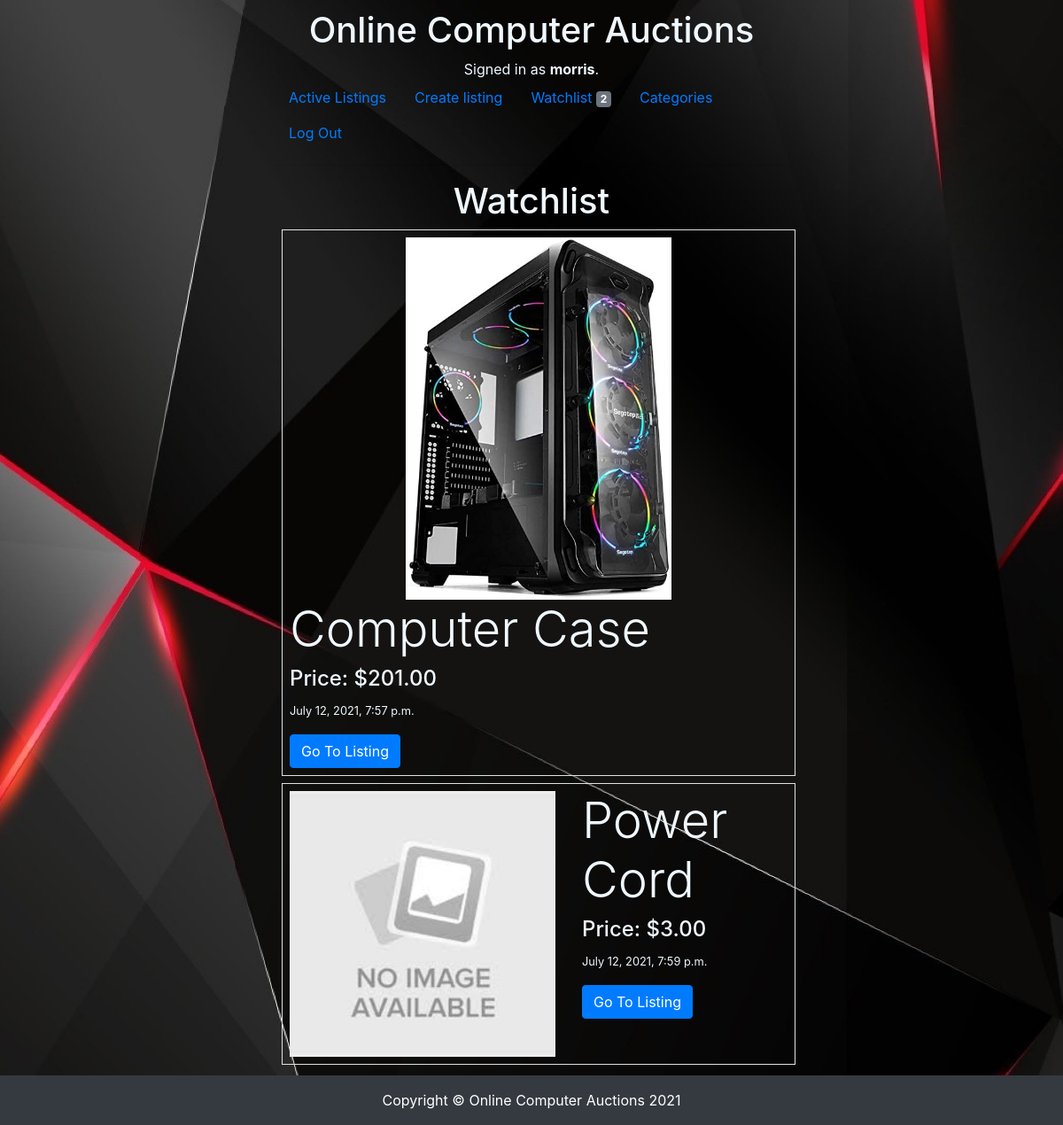
Screenshot of /watchlist (signed in) with the database file from the repository.
### auctions/models.py (models this page shows, shortened)
class User(AbstractUser):
    pass

class Watchlist(models.Model):
    user = models.ForeignKey(User, on_delete=models.CASCADE, related_name="watchlist")
    listing = models.ForeignKey(Listing, on_delete=models.CASCADE, related_name="listings")
    watched = models.ManyToManyField(User, related_name="watchlist_btn")

class Listing(models.Model):
    item = models.CharField('Title', max_length=64)
    price = models.DecimalField('Starting Bid', max_digits=10, decimal_places=2, default= "0.00")
    description = models.TextField(max_length=300, blank=True)
    category = models.CharField(max_length=1, choices=CATEGORIES, default=CATEGORIES[0][0])
    time = models.DateTimeField(auto_now_add=True, blank=True)
    closed = models.BooleanField(default=False)
    owner = models.ForeignKey(User, on_delete=models.CASCADE, related_name="owners")
    bids = models.ManyToManyField(Bid, blank=True, related_name="bids")
    comments = models.ManyToManyField(Comment, blank=True, related_name="comments")
    image = models.ImageField(upload_to='images', default='images/default.jpg')

### auctions/views.py (the view)
# urls.py: path("watchlist", views.watchlist, name="watchlist"),
@login_required
def watchlist(request):
    user = User.objects.get(username=request.user)
    return render(request, "auctions/watchlist.html", {
        "watchlist": user.watchlist.all()
    })

### auctions/templates/auctions/watchlist.html
{% extends 'auctions/layout.html' %}
{% block body %}
  <h1>Watchlist</h1>
  {% for listing in watchlist %}
    <div class="container border p-2 m-2">
        <div class="row">
            <div class="col">
                <img src="{{ listing.listing.image.url }}" alt="image" style="width: 300px; height: auto">
            </div>
            <div class="col text-left">
                <h2 class="display-4">{{ listing.listing.item }}</h2>
                <h4>Price: ${{ listing.listing.price }}</h4>
                <p><small>{{ listing.listing.time }}</small></p>
                <a href="{% url 'listing' listing.listing.id %}" type="submit" class="btn btn-primary">Go To Listing</a>
            </div>
        </div>
    </div>
  {% endfor %}
{% endblock %}

### auctions/templates/auctions/layout.html (shortened to what this page needs)
{% load static %}
<!DOCTYPE html>
<html lang="en">
    <head>
        <link rel="stylesheet" href="https://stackpath.bootstrapcdn.com/bootstrap/4.4.1/css/bootstrap.min.css">
        <link href="{% static 'auctions/styles.css' %}" rel="stylesheet">
    </head>
    <body class="bg-img" style="background-image: url('{% static "auctions/images/top_background.jpg"%}');">
        <h1>Online Computer Auctions</h1>
        <div>
            {% if user.is_authenticated %}
                Signed in as <strong>{{ user.username }}</strong>.
            {% else %}
                Not signed in.
            {% endif %}
        </div>
        <ul class="nav">
            <li class="nav-item">
                <a class="nav-link" href="{% url 'index' %}">Active Listings</a>
            </li>
            {% if user.is_authenticated %}
                <li class="nav-item">
                    <a class="nav-link" href="{% url 'create' %}">Create listing</a>
                </li>
                <li class="nav-item">
                    <a class="nav-link" href="{% url 'watchlist' %}">Watchlist <span class="badge badge-secondary">{{ user.watchlist.count }}</span></a>
                </li>
                <li class="nav-item">
                    <a class="nav-link" href="{% url 'categories' %}">Categories</a>
                </li>
                <li class="nav-item">
                    <a class="nav-link" href="{% url 'logout' %}">Log Out</a>
                </li>
            {% endif %}
        </ul>
        <hr>
        {% block body %}
        {% endblock %}
        <footer class="py-3 bg-dark" >
            <div class="container"><p class="m-0 text-center text-white">Copyright &copy; Online Computer Auctions 2021</p></div>
        </footer>
    </body>
</html>

### auctions/static/auctions/styles.css (style rules this page uses)
body { padding: 10px; max-width: 50%; margin: auto; text-align: center; color: aliceblue; margin-bottom: 50px; }
.bg-dark { width: 100%; position: fixed; left: 0; bottom: 0; }
.bg-img { background-position: top; background-size: cover; background-attachment: fixed ; }
h1, h2 { color: aliceblue; }

### rows the page displays
User: username "morris", watchlist.count "2"
Watchlist: listing.image (picture), listing.item "Computer Case", listing.price "201.00", listing.time "July 12, 2021, 7:57 p.m."
Watchlist: listing.image (placeholder picture), listing.item "Power Cord", listing.price "3.00", listing.time "July 12, 2021, 7:59 p.m."
